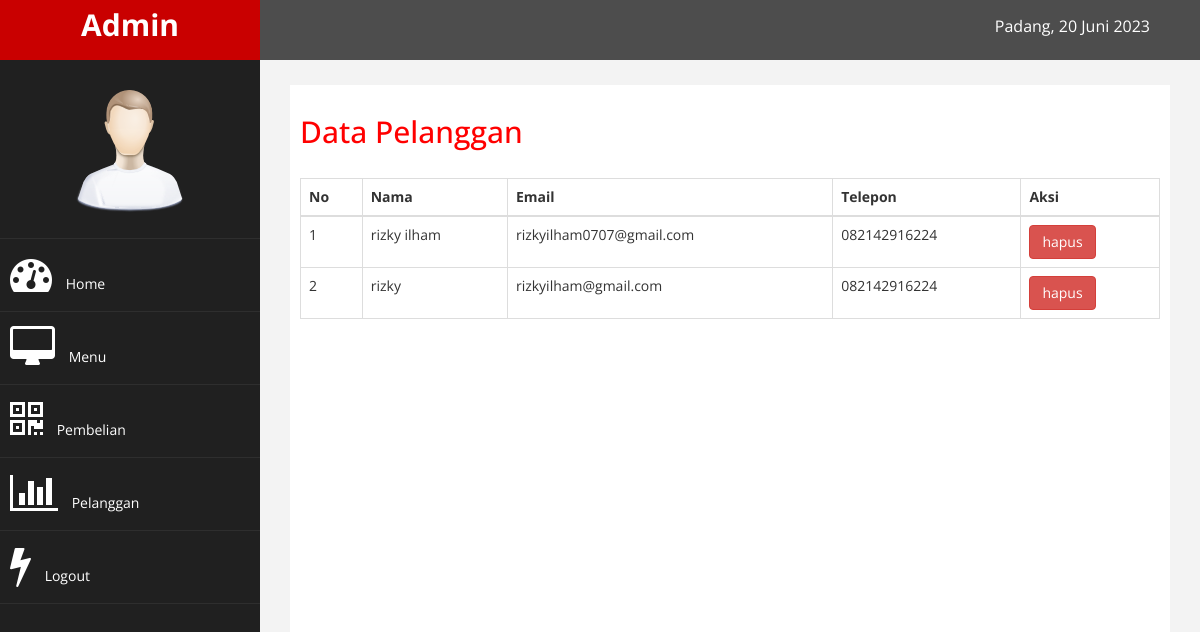
Page /admin/index.php?halaman=pelanggan (signed in) on the committed database.
### tables this page shows
CREATE TABLE `pelanggan` (
  `id_pelanggan` int(11) NOT NULL,
  `email_pelanggan` varchar(100) NOT NULL,
  `password_pelanggan` varchar(50) NOT NULL,
  `nama_pelanggan` varchar(100) NOT NULL,
  `telepon_pelanggan` varchar(25) NOT NULL
);

### admin/pelanggan.php (the view)
<h2>Data Pelanggan</h2> <br>
<table class="table table-bordered">
    <thead>
        <tr>
            <th>No</th>
            <th>Nama </th>
            <th>Email</th>
            <th>Telepon</th>
            <th>Aksi</th>
        </tr>
    </thead>
    <tbody>
        <?php $nomor=1; ?>
        <?php $ambil=$koneksi->query("SELECT * FROM pelanggan"); ?>
        <?php while($pecah =$ambil->fetch_assoc()){ ?>
        <tr>
            <td><?php echo $nomor; ?></td>
            <td><?php echo $pecah['nama_pelanggan']; ?></td>
            <td><?php echo $pecah['email_pelanggan']; ?></td>
            <td><?php echo $pecah['telepon_pelanggan']; ?></td>
            <td>
                <a href="hapuspelanggan.php?id=<?php echo $pecah['id_pelanggan']; ?>" class="btn btn-danger" onclick="return confirm('Anda yakin ingin menghapus pelanggan ini?')">hapus</a>
            </td>
        </tr>
        <?php $nomor++; ?>
        <?php } ?>
    </tbody>
</table>

### admin/assets/css/custom.css (style rules this page uses)
body { font-family: 'Open Sans', sans-serif; }
h2 { color: #f00; }

### rows in the picture
pelanggan: nama_pelanggan "rizky ilham", email_pelanggan "rizkyilham0707@gmail.com", telepon_pelanggan "082142916224"
pelanggan: nama_pelanggan "rizky", email_pelanggan "rizkyilham@gmail.com", telepon_pelanggan "082142916224"
